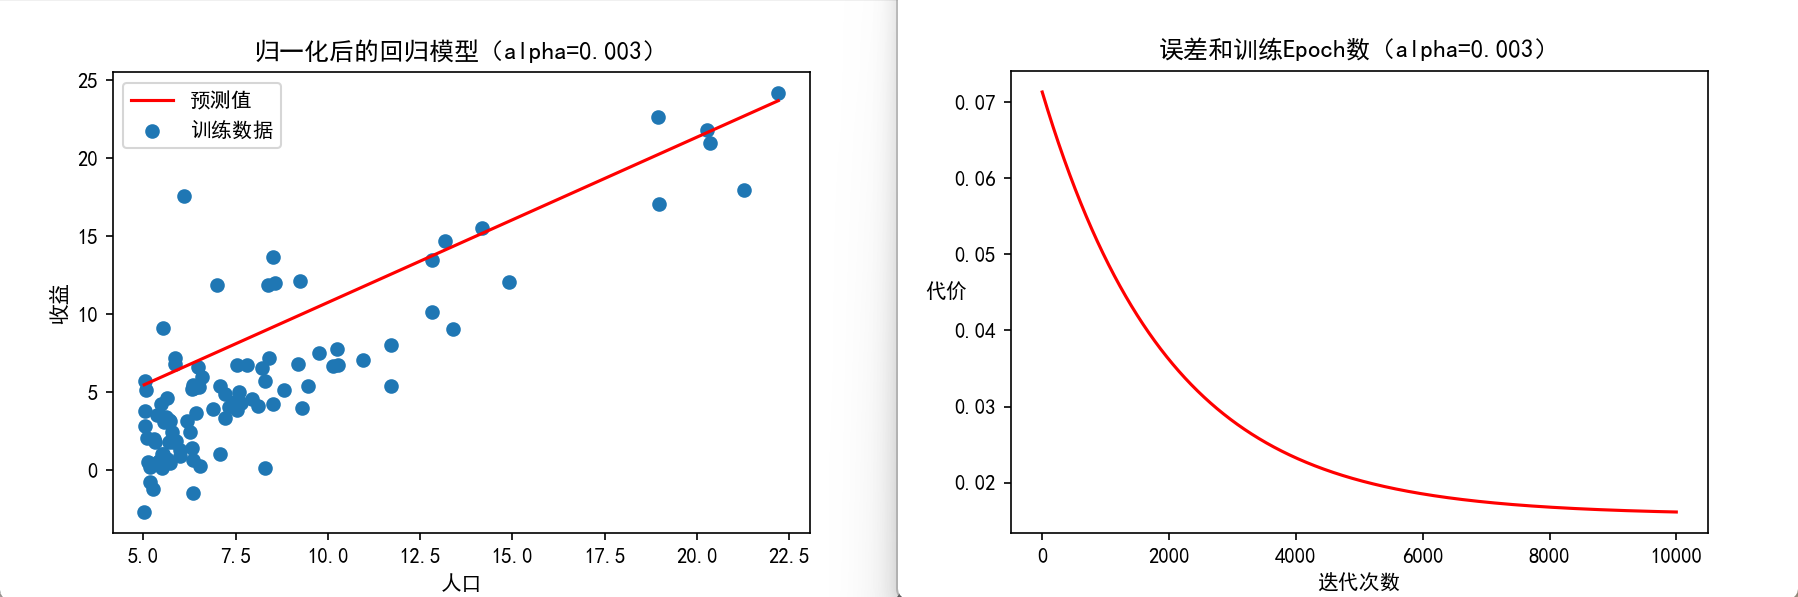

This chart was generated by the following Python code:
import numpy as np
import pandas as pd
import matplotlib.pyplot as plt
from sklearn.preprocessing import MinMaxScaler
from matplotlib import rcParams

config = {
    "mathtext.fontset": "stix",
    "font.family": "serif",
    "font.serif": ["SimHei"],
    "font.size": 10,
    'axes.unicode_minus': False
}
rcParams.update(config)
path = 'D:/qq/regress_data1.csv'
data = pd.read_csv(path)
cols = data.shape[1]
X = data.iloc[:, :cols-1]
y = data.iloc[:, cols-1:]
X.insert(0, 'Ones', 1)
X = X.values
y = y.values
scaler = MinMaxScaler()
X_scaled = scaler.fit_transform(X)
y_scaled = scaler.fit_transform(y)
def computeCost(X, y, W):
    y_pred = X.dot(W)
    loss = np.sum((y_pred - y)**2) / (2*X.shape[0])
    return loss
def gradientDescent(X, y, W, alpha):
    y_pred = X.dot(W)
    dW = X.T @ (y_pred - y) / X.shape[0]
    W -= alpha * dW
    return W
def linearRegression(X, y, alpha, iters):
    loss_history = []
    feature_dim = X.shape[1]
    W = np.zeros((feature_dim, 1))
    for i in range(iters):
        loss = computeCost(X, y, W)
        loss_history.append(loss)
        W = gradientDescent(X, y, W, alpha)
    return loss_history, W
alpha = 0.003
iters = 10000
loss_history, W = linearRegression(X_scaled, y_scaled, alpha, iters)
x_scaled = np.linspace(X[:, 1].min(), X[:, 1].max(), 100)
x_scaled = scaler.transform(x_scaled.reshape(-1, 1))
y_pred_scaled = W[0, 0] + (W[1, 0] * x_scaled)
fig, ax = plt.subplots(figsize=(6, 4))
ax.plot(scaler.inverse_transform(x_scaled), scaler.inverse_transform(y_pred_scaled), 'r', label='预测值')
ax.scatter(X[:, 1], y, label='训练数据')
ax.legend(loc=2)
ax.set_xlabel('人口')
ax.set_ylabel('收益', rotation=90)
ax.set_title('归一化后的回归模型（alpha=0.003）')
fig, ax = plt.subplots(figsize=(6, 4))
ax.plot(np.arange(iters), loss_history, 'r')
ax.set_xlabel('迭代次数')
ax.set_ylabel('代价', rotation=0)
ax.set_title('误差和训练Epoch数（alpha=0.003）')
plt.show()
